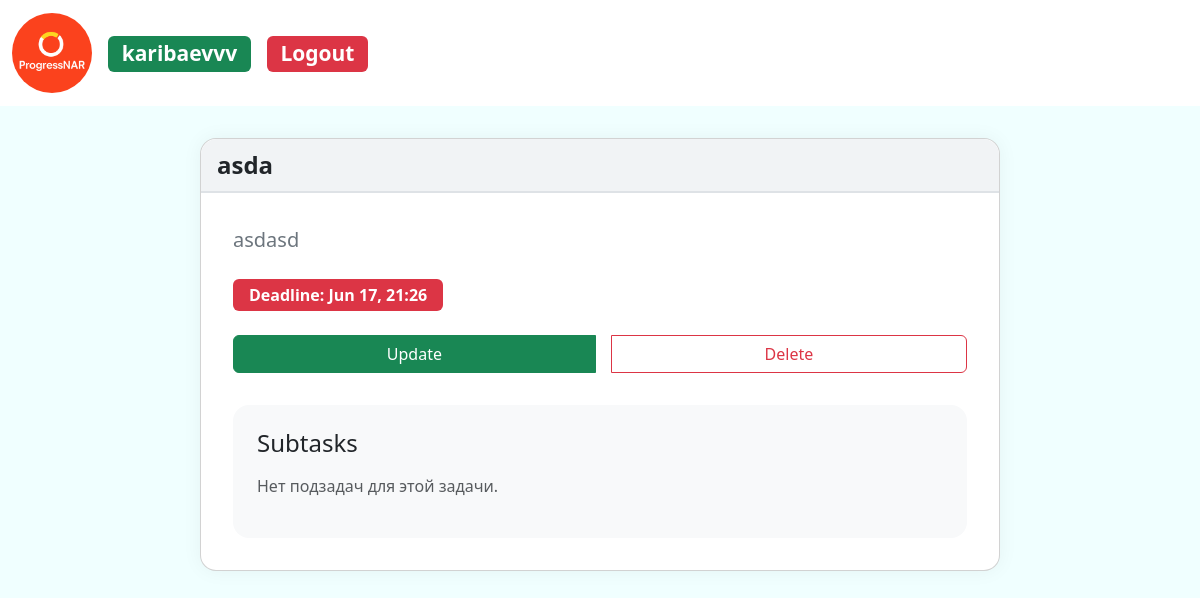
The app's page /task/832bb5c0ea014ce8ab94c95beec8c96c/ (signed in) with its own data.
### todoApp_main/models.py (models this page shows, shortened)
class Task(models.Model):
    class Status(models.TextChoices):
        BACKLOG = 'backlog', 'Backlog'
        IN_PROGRESS = 'in_progress', 'In Progress'
        DONE = 'done', 'Done'
        EXPIRED = 'expired', 'Expired'
    class Priority(models.TextChoices):
        LOW = 'low', 'Low'
        MEDIUM = 'medium', 'Medium'
        HIGH = 'high', 'High'
    user = models.ForeignKey(User, on_delete=models.CASCADE,blank=True)
    id = models.UUIDField(primary_key = True,default = uuid.uuid4,editable = False)
    title = models.CharField(max_length = 100)
    description = models.TextField(null = False,blank = True)
    responsible_user = models.ManyToManyField(  # Изменил название поля
        User,
        blank=True,
        related_name='responsible_users',
    )
    status = models.CharField(
        max_length = 20,
        choices = Status.choices,
        default = Status.BACKLOG
    )
    priority = models.CharField(
        max_length = 20,
        choices = Priority.choices,
        default = Priority.MEDIUM
    )
    deadline = models.DateTimeField()
    created_at = models.DateTimeField(auto_now_add = True)
    updated_at = models.DateTimeField(auto_now = True)
    class Meta:
        ordering = ['-updated_at']

### todoApp_main/views.py (the view)
# urls.py: path('task/<str:pk>/',views.task,name='task'),
@login_required(login_url='login')
def task(request,pk):
    task = Task.objects.get(id = pk)
    sub_tasks = SubTask.objects.filter(parent_task = pk)
    context = {'task': task, 'subtask' : sub_tasks}
    return render(request,'todoApp_main/task.html',context)

### todoApp_main/templates/todoApp_main/task.html (shortened to what this page needs)
{% extends 'main.html' %}
{% block content %}
<div class="card task-detail-card">
  <div class="card-header">
    {{ task.title }}
  </div>
  <div class="card-body">
    <blockquote class="blockquote mb-4">
      <p class="fs-5 text-secondary">{{ task.description }}</p>
    </blockquote>
    <h5>
      <span class="badge bg-danger deadline-badge">
        Deadline: {{ task.deadline|date:"M d, H:i" }}
      </span>
    </h5>
    <div class="btn-group">
      <a href="{% url 'task_update' task.id %}" class="btn btn-success">Update</a>
      <a href="{% url 'task_delete' task.id %}" class="btn btn-outline-danger">Delete</a>
    </div>
    <div class="subtasks-section">
      <h4>Subtasks</h4>
      {% for stask in subtask %}
        <div class="form-check mb-2">
          <input class="form-check-input" type="checkbox" {% if stask.is_done %}checked{% endif %} disabled>
          <label class="form-check-label {% if stask.is_done %}text-decoration-line-through text-muted{% endif %}">
            {{ stask.title }}
          </label>
        </div>
      {% empty %}
        <p class="text-muted">Нет подзадач для этой задачи.</p>
      {% endfor %}
    </div>
  </div>
</div>
{% endblock %}

### templates/navbar.html (shortened to what this page needs)
{% load static %}
<nav class="navbar navbar-expand-lg bg-body-tertiary">
  <div class="container-fluid">
    <a class="navbar-brand" href="/"><img class="circle-img" src="{% static 'images/project-icon-1.png'%}" width="100" height="100"> </a>
    <div class="collapse navbar-collapse" id="navbarSupportedContent">
      <ul class="navbar-nav me-auto mb-2 mb-lg-0">
        {% if request.user.is_authenticated %}
        <h3 class="mb-2 mb-md-0 me-3">
          <span class="badge text-bg-success"> {{ user.username }}</span>
        </h3>
         <h3 class="mb-2 mb-md-0">
          <span class="badge text-bg-danger">  <a class="custom-link" class="nav-link" href="{% url 'logout' %}">Logout</a></span>
        </h3>
        {% else %}
        <h3 class="mb-2 mb-md-0">
          <span class="badge text-bg-success">  <a class="custom-link" class="nav-link" href="{% url 'login' %}">Login</a></span>
        </h3>
        {% endif %}
      </ul>
    </div>
  </div>
</nav>

### static/styles/main.css (style rules this page uses)
p { color: black; }
body { background-color: azure; }
a { text-decoration: none; }
.circle-img { width: 80px; height: 80px; border-radius: 50%; object-fit: cover; }
.navbar { background-color: white !important; }
.custom-link { color: white; }

### todoApp_main/templates/todoApp_main/task.html (style rules this page uses)
.task-detail-card { max-width: 800px; margin: 2rem auto; border-radius: 1rem; box-shadow: 0 0 20px rgba(0,0,0,0.05); background-color: #ffffff; }
.task-detail-card .card-header { font-size: 1.5rem; font-weight: bold; background-color: #f1f3f5; border-bottom: 2px solid #dee2e6; border-radius: 1rem 1rem 0 0; }
.task-detail-card .card-body { padding: 2rem; }
.task-detail-card .deadline-badge { font-size: 1rem; padding: 0.5rem 1rem; }
.task-detail-card .btn-group { display: flex; gap: 1rem; margin-top: 1.5rem; }
.subtasks-section { margin-top: 2rem; padding: 1.5rem; background-color: #f8f9fa; border-radius: 1rem; }
.subtasks-section h4 { margin-bottom: 1rem; }

### records on screen
Task: title "asda", description "asdasd", deadline "Jun 17, 21:26"

### other values on screen
{{ user.username }} "karibaevvv"
